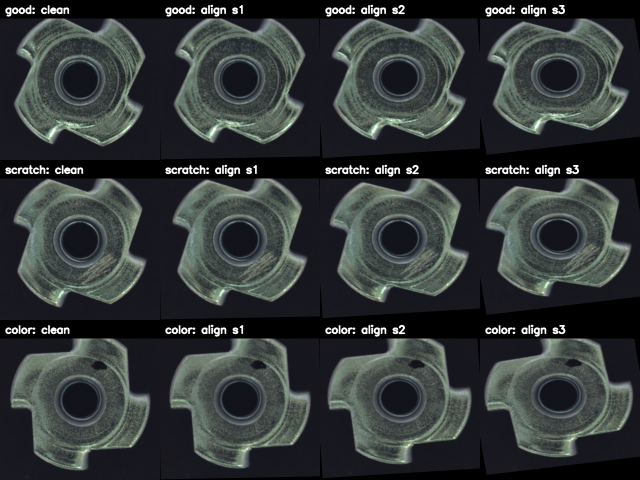
#> input picture docs/alignment_examples.png, 1280 x 960 px, given in place of 000.png, which was not available (shown at 1/2 size)
$ python visualize_noise.py
#> lines starting #> are read from the running program, lines starting #| are printed output that depends on the picture; pictures that were not available may be replaced by others from this repository, and a replacement may not be noted
### src/isp_aug/noise.py
"""ISP-aware sensor noise model — linear-domain Poisson + Gaussian.

Models industrial AOI camera noise sources:

  - Poisson photon shot noise (signal-dependent)
  - Gaussian read noise (signal-independent)
  - ISO/gain push (multiplicative on both)
  - Per-channel sigma asymmetry (Bayer pattern: R/B noisier than G)

Pipeline:
  sRGB uint8 BGR
    -> de-gamma (^2.2) -> linear [0,1]
    -> *gain (push)
    -> +Poisson(scale=shot_scale)   # signal-dependent shot noise
    -> +Gaussian(sigma=read_sigma)  # signal-independent read noise
    -> /gain (reverse — keep "same scene, more noise" framing)
    -> clip [0,1]
    -> re-gamma (^(1/2.2)) -> sRGB uint8

Note: uses simplified gamma = 2.2 (not piecewise sRGB curve). Error <1%
except deep shadows where photon-noise dominates anyway.

Severity table (calibrated for MVTec metal_nut DN range 30-150 — production
line spectrum, NOT lab-golden ideal):

  | Severity     | shot_scale | read_sigma | gain | Real-world analog                          |
  | -----------  | ---------- | ---------- | ---- | ------------------------------------------ |
  | 1 mild       | 400        | 0.010      | 1.0x | Production line normal (LED 1-6 mo aged)   |
  | 2 moderate   | 200        | 0.020      | 2.0x | Aged LED + ISO 200-400 push                |
  | 3 severe     | 50         | 0.050      | 4.0x | Low-light line, ISO 800+ (degraded)        |

Tuning rationale (vs initial lab-golden s1):
  Initial s1 (shot=1000, read=0.005) corresponded to a freshly calibrated lab
  setup — visually indistinguishable from clean baseline, providing low signal
  for downstream mAP differentiation. Real production lines, even when
  "operating normally", show measurable noise from LED aging + camera thermal
  drift + minor environmental variance. Bumping s1 to (shot=400, read=0.010)
  matches typical 1-6 month aged LED line conditions (SNR 30-40 dB).

Larger shot_scale = more photons per DN = LESS Poisson noise (counter-intuitive).
"""
from __future__ import annotations

import numpy as np


GAMMA = 2.2  # simplified sRGB gamma


# Severity -> {shot_scale, read_sigma, gain}
SEVERITY_TABLE: dict[int, dict[str, float]] = {
    1: {"shot_scale": 400.0, "read_sigma": 0.010, "gain": 1.0},
    2: {"shot_scale": 200.0, "read_sigma": 0.020, "gain": 2.0},
    3: {"shot_scale": 50.0,  "read_sigma": 0.050, "gain": 4.0},
}

# Per-channel sigma multiplier (BGR order; G is 50% of Bayer pixels -> less noise)
PER_CHANNEL_SCALE_BGR = np.array([1.3, 0.8, 1.3], dtype=np.float32)


def apply(
    img: np.ndarray,
    severity: int,
    seed: int | None = None,
    per_channel: bool = True,
) -> np.ndarray:
    """Apply ISP-aware sensor noise to a single uint8 BGR image.

    Args:
        img:         uint8, shape (H, W, 3), BGR (OpenCV convention).
        severity:    1 (mild), 2 (moderate), 3 (severe).
        seed:        Optional RNG seed for reproducibility. Module-local RNG
                     used; does not pollute global numpy state.
        per_channel: If True (default), apply per-channel sigma asymmetry
                     (B and R get 1.3x sigma, G gets 0.8x — Bayer pattern).
                     Only takes effect at severity >= 2.

    Returns:
        uint8, shape (H, W, 3), BGR — same shape, perturbed.

    Raises:
        ValueError: if severity not in {1, 2, 3} or img dtype/shape wrong.
    """
    if severity not in SEVERITY_TABLE:
        raise ValueError(f"severity must be in {{1, 2, 3}}, got {severity}")
    if img.dtype != np.uint8:
        raise ValueError(f"img dtype must be uint8, got {img.dtype}")
    if img.ndim != 3 or img.shape[2] != 3:
        raise ValueError(f"img shape must be (H, W, 3), got {img.shape}")

    cfg = SEVERITY_TABLE[severity]
    shot_scale = cfg["shot_scale"]
    read_sigma = cfg["read_sigma"]
    gain = cfg["gain"]

    rng = np.random.default_rng(seed)

    # 1. cast to float32 + normalize
    img_norm = img.astype(np.float32) / 255.0

    # 2. de-gamma to linear domain
    img_lin = np.power(img_norm, GAMMA)

    # 3. apply gain (ISO push) — operates on real linear signal
    img_lin = img_lin * gain

    # 4. Poisson shot noise: signal-dependent
    #    Number of photons per DN = img_lin * shot_scale.
    #    Sample observed photons -> divide by shot_scale to bring back to
    #    normalized DN range.
    photons = rng.poisson(np.clip(img_lin, 0.0, None) * shot_scale).astype(np.float32)
    img_lin = photons / shot_scale

    # 5. Gaussian read noise: signal-independent
    if per_channel and severity >= 2:
        # Broadcast (3,) over (H, W, 3)
        sigma_per_pixel = read_sigma * PER_CHANNEL_SCALE_BGR
        gauss = rng.normal(0.0, 1.0, img_lin.shape).astype(np.float32) * sigma_per_pixel
    else:
        gauss = rng.normal(0.0, read_sigma, img_lin.shape).astype(np.float32)
    img_lin = img_lin + gauss

    # 6. reverse gain — "same scene, more noise" (keeps DN range comparable
    #    to clean baseline; isolates noise as the only varying factor).
    img_lin = img_lin / gain

    # 7. clip to [0, 1] BEFORE re-gamma — negative values would give NaN under
    #    fractional power.
    img_lin = np.clip(img_lin, 0.0, 1.0)

    # 8. re-gamma back to sRGB perceptual domain
    img_out_norm = np.power(img_lin, 1.0 / GAMMA)

    # 9. de-normalize + cast back to uint8
    img_out = (img_out_norm * 255.0).round().astype(np.uint8)
    return img_out


# [15 lines left out: function severity_summary, not called in this run]


# [2 lines that do not run on import are left out]

### src/isp_aug/visualize_noise.py
"""Visual sanity check for noise.py — compose 3x4 grid of (sample, severity)."""
from __future__ import annotations

import argparse
from pathlib import Path

import cv2
import numpy as np

from src.isp_aug import noise


SAMPLES = [
    ("good", "data/mvtec/metal_nut/test/good/000.png"),
    ("scratch", "data/mvtec/metal_nut/test/scratch/000.png"),
    ("color", "data/mvtec/metal_nut/test/color/000.png"),
]


def annotate(img: np.ndarray, text: str) -> np.ndarray:
    out = img.copy()
    cv2.rectangle(out, (0, 0), (out.shape[1], 36), (0, 0, 0), -1)
    cv2.putText(
        out, text, (10, 26),
        cv2.FONT_HERSHEY_SIMPLEX, 0.7, (255, 255, 255), 2, cv2.LINE_AA,
    )
    return out


def make_grid(out_path: Path, seed: int = 42, target_h: int = 320) -> None:
#> called with seed = 42, target_h = 320
    rows = []
    for label, path in SAMPLES:
        img = cv2.imread(path)
#> img is the input picture: shape (960, 1280, 3); mean B, G, R 56.2, 56.2, 51.2
        if img is None:
            raise FileNotFoundError(f"missing {path}")

        # downscale to target_h for grid composability
        h, w = img.shape[:2]
#> h = 960; w = 1280
        scale = target_h / h
#> scale = 0.333
        new_size = (int(w * scale), target_h)
#> new_size = (426, 320)
        img_small = cv2.resize(img, new_size, interpolation=cv2.INTER_AREA)
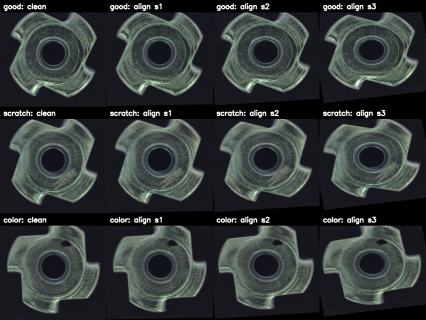
#> img_small: shape (320, 426, 3); mean B, G, R 56.2, 56.2, 51.2

        cells = [annotate(img_small, f"{label}: clean")]
#> in annotate, `cv2.putText( out, text, (10, 26), cv2.FONT_HERSHEY_SIMPLEX, 0.7, (255,..`:
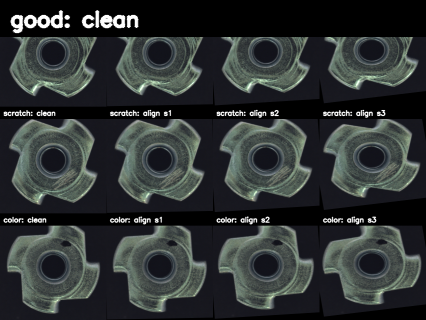
#> out: shape (320, 426, 3); mean B, G, R 52, 52, 47.5
        for s in (1, 2, 3):
            perturbed = noise.apply(img_small, severity=s, seed=seed)
            cells.append(annotate(perturbed, f"{label}: noise s{s}"))
#> this loop made 3 passes
#> pass 1, in apply, `img_lin = np.power(img_norm, GAMMA)`:
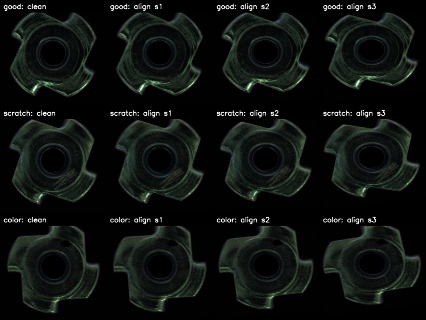
#> img_lin: shape (320, 426, 3) float32; mean B, G, R 0.0631, 0.0707, 0.0568
#> after the loop:
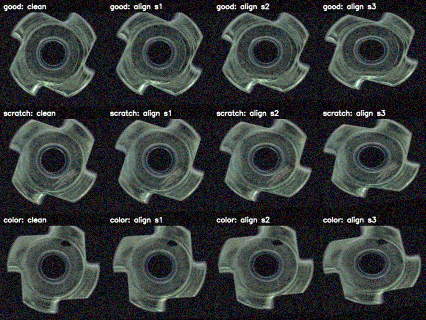
#> perturbed: shape (320, 426, 3); mean B, G, R 56.3, 56.5, 52.1
#> after the loop, cells = 4 items
        rows.append(np.hstack(cells))
#> pass 2 of the loop in make_grid, `for label, path in SAMPLES:`:
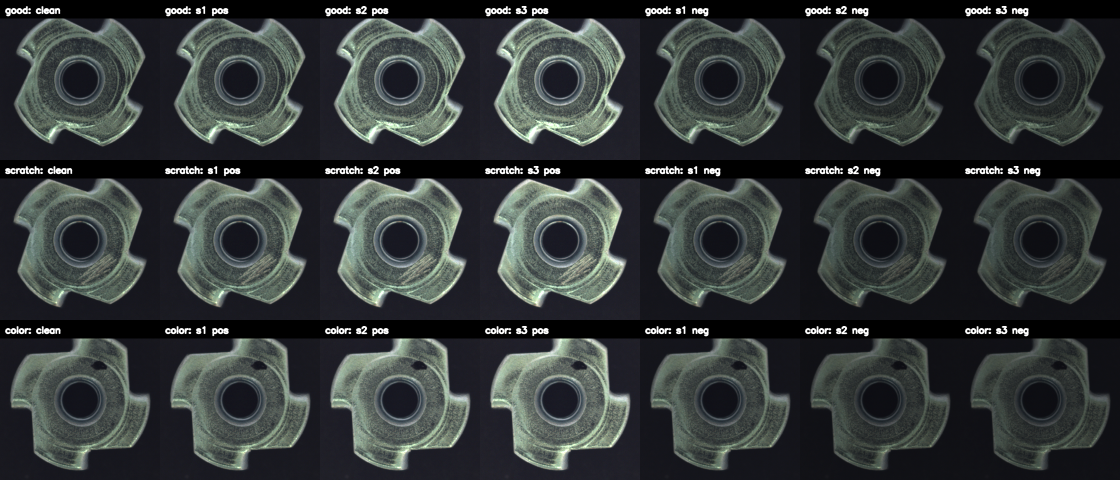
#> input picture docs/exposure_examples.png, 2240 x 960 px, given in place of 000.png, which was not available (shown at 1/2 size)
#> in make_grid, img is the input picture: shape (960, 2240, 3); mean B, G, R 57, 57, 52.1
#> img_small: shape (320, 746, 3)
#> the loop in make_grid, `for s in (1, 2, 3):` made 3 passes
#> pass 1, in apply (call 4), `img_lin = np.power(img_norm, GAMMA)`:
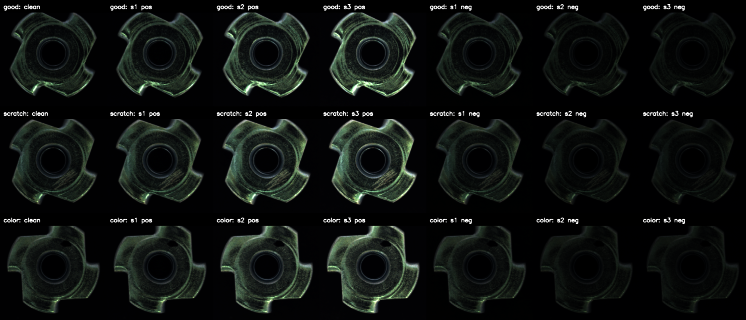
#> img_lin: shape (320, 746, 3) float32; mean B, G, R 0.0671, 0.0761, 0.0616
#> after the loop in make_grid, `for s in (1, 2, 3):`:
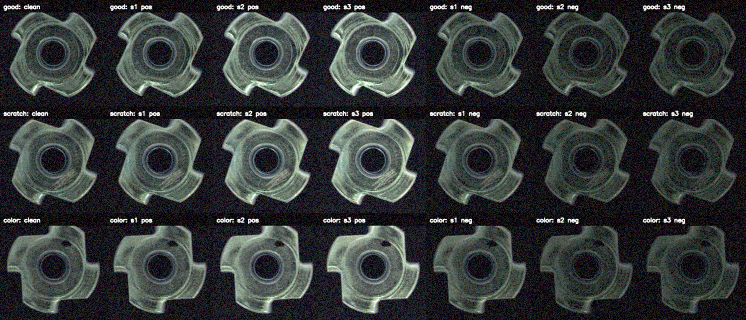
#> perturbed: shape (320, 746, 3); mean B, G, R 56.5, 56.9, 52.6

#> (the run stopped early here; a loop or call above may not have finished)
